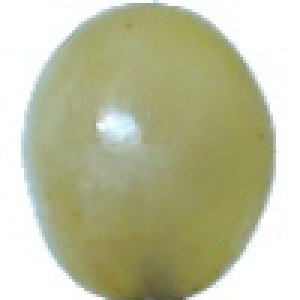
#> input picture Imagenes/Train/grapeWhite/photo0.jpg, 100 x 100 px (shown 3 times larger); its folder holds 4 pictures in this run
$ python main.py
#> lines starting #> are read from the running program, lines starting #| are printed output that depends on the picture
import numpy as np
from skimage import io, filters
import cv2

def extraccion(image):
    ##PRE PROCESAMIENTO
    aux = cv2.cvtColor(image, cv2.COLOR_BGR2GRAY) #Convertir a escala de grises
    ##FILTRACION
    aux = cv2.GaussianBlur(aux, (3, 3), 0)   #Aplicar filtro gaussiano
    aux = filters.sobel(aux)                 #Aplicar filtro Sobel o Laplaciano
    ##EXTRACCION DE RASGOS
    hu = cv2.HuMoments(cv2.moments(aux)).flatten()
    ##ANALISIS DE LAS CARACTERISTICAS -> PARA MOMENTOS DE HU
    return aux, [hu[0], hu[1], hu[3]]

#Analisis de la base de datos (Train)
grapeWhite = io.ImageCollection('.\\Imagenes\\Train\\grapeWhite\\*.jpg')
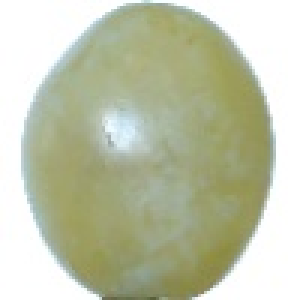
#> input picture Imagenes/Train/grapeWhite/photo100.jpg, 100 x 100 px (shown 3 times larger)
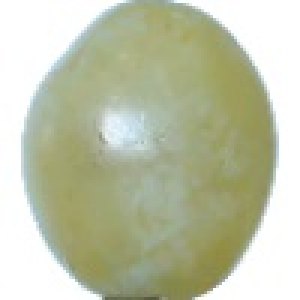
#> input picture Imagenes/Train/grapeWhite/photo103.jpg, 100 x 100 px (shown 3 times larger)
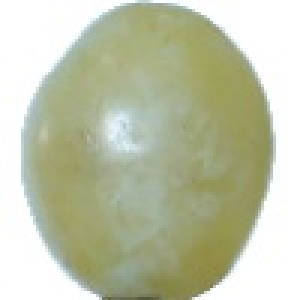
#> input picture Imagenes/Train/grapeWhite/photo110.jpg, 100 x 100 px (shown 3 times larger)
#> grapeWhite = 4 items
grapeBlue = io.ImageCollection('.\\Imagenes\\Train\\grapeBlue\\*.jpg')
grapePink = io.ImageCollection('.\\Imagenes\\Train\\grapePink\\*.jpg')

#Elemento para cada tipo de uva
class Elemento:
    def __init__(self):
        self.pieza = None
        self.image = None
        self.caracteristica = []
        self.distancia = 0

#Analisis de datos
datos = []
i = 0

# Analisis de grapeWhite
iter = 0
for objeto in grapeWhite:
    datos.append(Elemento())
    datos[i].pieza = 'grapeWhite'
    datos[i].image, datos[i].caracteristica = extraccion(objeto)
    i += 1
    iter += 1
#> this loop made 4 passes
#> hu in extraccion on passes 1 to 4: [7.81, 0.26, 2.22, 0.378, -0.242, 0.14, -0.248], [7.3, 0.176, 3.33, 0.404, 0.361, -0.14, -0.297], [7.41, 0.0548, 1.65, 0.383, -0.168, -0.0894, -0.254], [7.26, 0.161, 2.44, 0.113, -0.0253, -0.0454, -0.054]
#> pass 1, in extraccion, `aux = cv2.cvtColor(image, cv2.COLOR_BGR2GRAY)`:
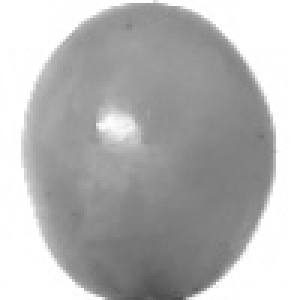
#> aux: shape (100, 100) (shown 3 times larger); min 77, max 255, mean 181.5
#> pass 1, in extraccion, `aux = filters.sobel(aux)`:
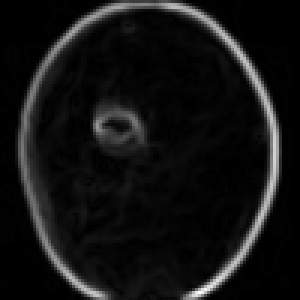
#> aux: shape (100, 100) float64 (shown 3 times larger); min 0, max 0.294, mean 0.0221; drawn with min black and max white
#> pass 2, in extraccion (call 2), `aux = cv2.cvtColor(image, cv2.COLOR_BGR2GRAY)`:
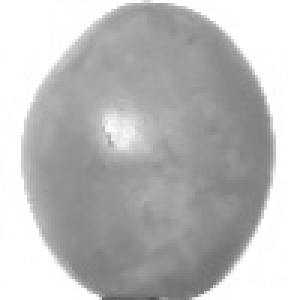
#> aux: shape (100, 100) (shown 3 times larger); min 83, max 255, mean 188.3
#> after the loop, datos = 4 items; i = 4; iter = 4
print("grapeWhite OK")

# Analisis de grapeBlues
iter = 0
for objeto in grapeBlue:
    datos.append(Elemento())
    datos[i].pieza = 'grapeBlue'
    datos[i].image, datos[i].caracteristica = extraccion(objeto)
    i += 1
    iter += 1
#> after the loop, i = 4; iter = 0
print("grapeBlues OK")

# Analisis de grapePink
iter = 0
for objeto in grapePink:
    datos.append(Elemento())
    datos[i].pieza = 'grapePink'
    datos[i].image, datos[i].caracteristica = extraccion(objeto)
    i += 1
    iter += 1
#> after the loop, i = 4; iter = 0
print("grapePink OK")

print("Analisis completo de la base de datos de Train")
print("Cantidad de imagenes analizadas: ")
print(len(datos))
#| 4

# Elemento a evaluar
test = Elemento()
#> (the run stopped early here; a loop or call above may not have finished)
